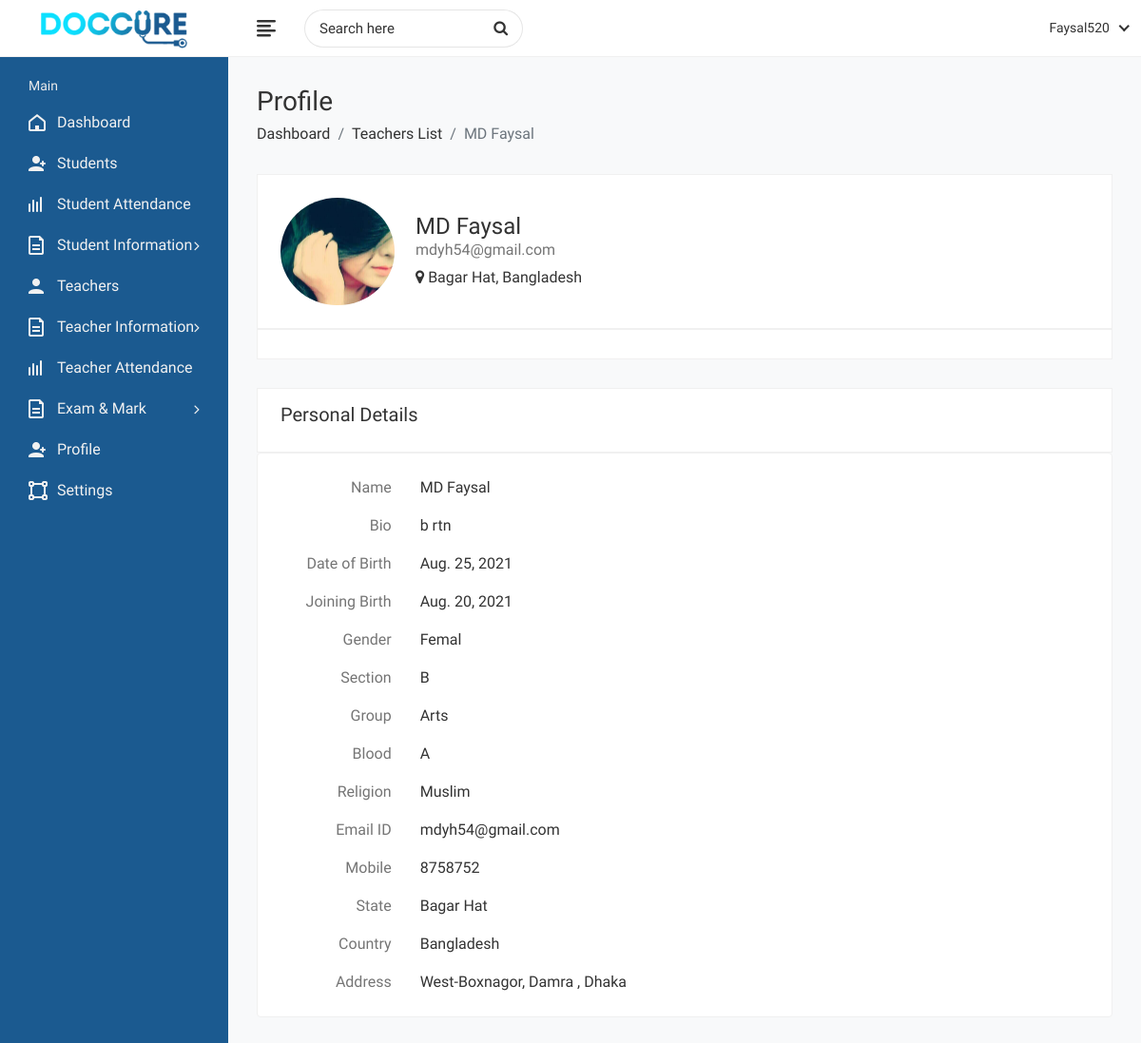
Page /teacher/profile/8 (signed in) on the committed database.
### teacher/models.py (models this page shows, shortened)
class Teacher(models.Model):
    name = models.CharField(max_length=200)
    designation = models.TextField(max_length=500)
    joining_date = models.DateField('Joining Date')
    date_of_birth = models.DateField(default=now)
    gender = models.ForeignKey(Gender, on_delete=models.CASCADE)
    section = models.ForeignKey(Section, on_delete=models.CASCADE)
    group = models.ForeignKey(Group, on_delete=models.CASCADE)
    blood = models.ForeignKey(Blood, on_delete=models.CASCADE)
    Religion = models.CharField(blank=True, max_length=50)
    email = models.EmailField(blank=True)
    phone = models.CharField(max_length=15, blank=True)
    teacher_image = models.ImageField(upload_to='teacher/', null=True, blank=True, default="default.jpg")
    address = models.CharField(max_length=100, blank=True)
    state = models.CharField(max_length=100, blank=True)
    country = models.CharField(max_length=100, blank=True)

class Gender(models.Model):
    gender = models.CharField(max_length=200)
    def __str__(self):
        return self.gender

class Section(models.Model):
    section = models.CharField(max_length=200)
    def __str__(self):
        return self.section

class Group(models.Model):
    group = models.CharField(max_length=200)
    def __str__(self):
        return self.group

class Blood(models.Model):
    blood = models.CharField(max_length=200)
    def __str__(self):
        return self.blood

### teacher/views.py (the view)
# urls.py: path('profile/<int:pk>', views.teachersProfile, name='teacher_profile'),
@login_required
def teachersProfile(request, pk):
    teacher = Teacher.objects.filter(id=pk)
    context = {'teacher': teacher}
    return render(request, 'teacher/teacher_profile.html', context)

### teacher/templates/teacher/teacher_profile.html (shortened to what this page needs)
{% extends 'base.html' %}
{% load static %}
{% block content %}
 <div class="content container-fluid">
					<div class="page-header">
						<div class="row">
							<div class="col">
								<h3 class="page-title">Profile</h3>
								<ul class="breadcrumb">
									<li class="breadcrumb-item"><a href="/">Dashboard</a></li>
									<li class="breadcrumb-item"><a href="{% url 'teachers' %}">Teachers List</a></li>
									<li class="breadcrumb-item active">{{teacher.0.name}}</li>
								</ul>
							</div>
						</div>
					</div>
					<div class="row">
						<div class="col-md-12">
							<div class="profile-header">
								<div class="row align-items-center">
									<div class="col-auto profile-image">
										<a href="#">
											<img class="rounded-circle" alt="User Image" src="{{ teacher.0.teacher_image.url }}">
										</a>
									</div>
									<div class="col ml-md-n2 profile-user-info">
										<h4 class="user-name mb-0">{{teacher.0.name}}</h4>
										<h6 class="text-muted">{{teacher.0.email}}</h6>
										<div class="user-Location"><i class="fa fa-map-marker"></i> {{teacher.0.state}}, {{teacher.0.country}}</div>
									</div>
								</div>
							</div>
							<div class="profile-menu">
							</div>
							<div class="tab-content profile-tab-cont">
								<div class="tab-pane fade show active" id="per_details_tab">
									<div class="profile-menu">
													<h5 class="card-title d-flex justify-content-between">
														<span>Personal Details</span>
													</h5>
													</div>
									<div class="row">
										<div class="col-lg-12">
											<div class="card">
												<div class="card-body">
													<div class="row">
														<p class="col-sm-2 text-muted text-sm-right mb-0 mb-sm-3">Name</p>
														<p class="col-sm-10">{{teacher.0.name}}</p>
													</div>
													<div class="row">
														<p class="col-sm-2 text-muted text-sm-right mb-0 mb-sm-3">Bio</p>
														<p class="col-sm-10">{{teacher.0.designation}}</p>
													</div>
													<div class="row">
														<p class="col-sm-2 text-muted text-sm-right mb-0 mb-sm-3">Date of Birth</p>
														<p class="col-sm-10">{{teacher.0.date_of_birth}}</p>
													</div>
													<div class="row">
														<p class="col-sm-2 text-muted text-sm-right mb-0 mb-sm-3">Joining Birth</p>
														<p class="col-sm-10">{{teacher.0.joining_date}}</p>
													</div>
													<div class="row">
														<p class="col-sm-2 text-muted text-sm-right mb-0 mb-sm-3">Gender</p>
														<p class="col-sm-10">{{teacher.0.gender}}</p>
													</div>
													<div class="row">
														<p class="col-sm-2 text-muted text-sm-right mb-0 mb-sm-3">Section</p>
														<p class="col-sm-10">{{teacher.0.section}}</p>
													</div>
													<div class="row">
														<p class="col-sm-2 text-muted text-sm-right mb-0 mb-sm-3">Group</p>
														<p class="col-sm-10">{{teacher.0.group}}</p>
													</div>
													<div class="row">
														<p class="col-sm-2 text-muted text-sm-right mb-0 mb-sm-3">Blood</p>
														<p class="col-sm-10">{{teacher.0.blood}}</p>
													</div>
													<div class="row">
														<p class="col-sm-2 text-muted text-sm-right mb-0 mb-sm-3">Religion</p>
														<p class="col-sm-10">{{teacher.0.Religion}}</p>
													</div>
													<div class="row">
														<p class="col-sm-2 text-muted text-sm-right mb-0 mb-sm-3">Email ID</p>
														<p class="col-sm-10">{{teacher.0.email}}</p>
													</div>
													<div class="row">
														<p class="col-sm-2 text-muted text-sm-right mb-0 mb-sm-3">Mobile</p>
														<p class="col-sm-10">{{teacher.0.phone}}</p>
													</div>
													<div class="row">
														<p class="col-sm-2 text-muted text-sm-right mb-0 mb-sm-3">State</p>
														<p class="col-sm-10">{{teacher.0.state}}</p>
													</div>
													<div class="row">
														<p class="col-sm-2 text-muted text-sm-right mb-0 mb-sm-3">Country</p>
														<p class="col-sm-10">{{teacher.0.country}}</p>
													</div>
													<div class="row">
														<p class="col-sm-2 text-muted text-sm-right mb-0">Address</p>
														<p class="col-sm-10 mb-0">{{teacher.0.address}}
													</div>
												</div>
											</div>
										</div>
									</div>
								</div>
							</div>
						</div>
					</div>
				</div>
{% endblock %}

### templates/base.html (shortened to what this page needs)
<!DOCTYPE html>
{% load static %}
<html lang="en">
<head>
        <link rel="stylesheet" href="{% static 'css/bootstrap.min.css' %}">
        <link rel="stylesheet" href="{% static 'css/font-awesome.min.css' %}">
        <link rel="stylesheet" href="{% static 'css/feathericon.min.css' %}">
		<link rel="stylesheet" href="{% static 'plugins/morris/morris.css' %}">
        <link rel="stylesheet" href="{% static 'css/style.css' %}">
    </head>
    <body>
        <div class="main-wrapper">
            <div class="header">
                <div class="header-left">
                    <a href="index.html" class="logo">
						<img src="/media/logo.png" alt="Logo">
					</a>
                </div>
				<a href="javascript:void(0);" id="toggle_btn">
					<i class="fe fe-text-align-left"></i>
				</a>
				<div class="top-nav-search">
					<form>
						<input type="text" class="form-control" placeholder="Search here">
						<button class="btn" type="submit"><i class="fa fa-search"></i></button>
					</form>
				</div>
				<ul class="nav user-menu">
					<li class="nav-item dropdown has-arrow">
						<a href="#" class="dropdown-toggle nav-link" data-toggle="dropdown">
							<span class="user-img">{{user.username}}</span>
						</a>
					</li>
				</ul>
            </div>
            <div class="sidebar" id="sidebar">
                <div class="sidebar-inner slimscroll">
					<div id="sidebar-menu" class="sidebar-menu">
						<ul>
							<li class="menu-title">
								<span>Main</span>
							</li>
							<li>
								<a href="/"><i class="fe fe-home"></i> <span>Dashboard</span></a>
							</li>
							<li>
								<a href="{% url 'students' %}"><i class="fe fe-user-plus"></i> <span>Students</span></a>
							</li>
							<li>
								<a href="#"><i class="fe fe-activity"></i> <span>Student Attendance </span> </a>
							</li>
							<li class="submenu">
								<a href="#"><i class="fe fe-document"></i> <span>Student Information</span> <span class="menu-arrow"></span></a>
							</li>
							<li>
								<a href="{% url 'teachers' %}"><i class="fe fe-user"></i> <span>Teachers</span></a>
							</li>
							<li class="submenu">
								<a href="#"><i class="fe fe-document"></i> <span>Teacher Information</span> <span class="menu-arrow"></span></a>
							</li>
							<li>
								<a href="#"><i class="fe fe-activity"></i> <span>Teacher Attendance </span> </a>
							</li>
							<li class="submenu">
								<a href="#"><i class="fe fe-document"></i> <span>Exam & Mark</span> <span class="menu-arrow"></span></a>
							</li>
							<li>
								<a href="profile.html"><i class="fe fe-user-plus"></i> <span>Profile</span></a>
							</li>
							<li>
								<a href="settings.html"><i class="fe fe-vector"></i> <span>Settings</span></a>
							</li>
						</ul>
					</div>
                </div>
            </div>
            <div class="page-wrapper">
                {% block content %}
                {% endblock %}
			</div>
        </div>
    </body>
</html>

### rows in the picture
Teacher: name "MD Faysal", teacher_image (picture), email "mdyh54@gmail.com", state "Bagar Hat", country "Bangladesh", designation "b rtn", date_of_birth "Aug. 25, 2021", joining_date "Aug. 20, 2021", gender.gender "Femal", section.section "B", group.group "Arts", blood.blood "A", Religion "Muslim", phone "8758752", address "West-Boxnagor, Damra , Dhaka"

### other values in the picture
{{ user.username }} "Faysal520"
